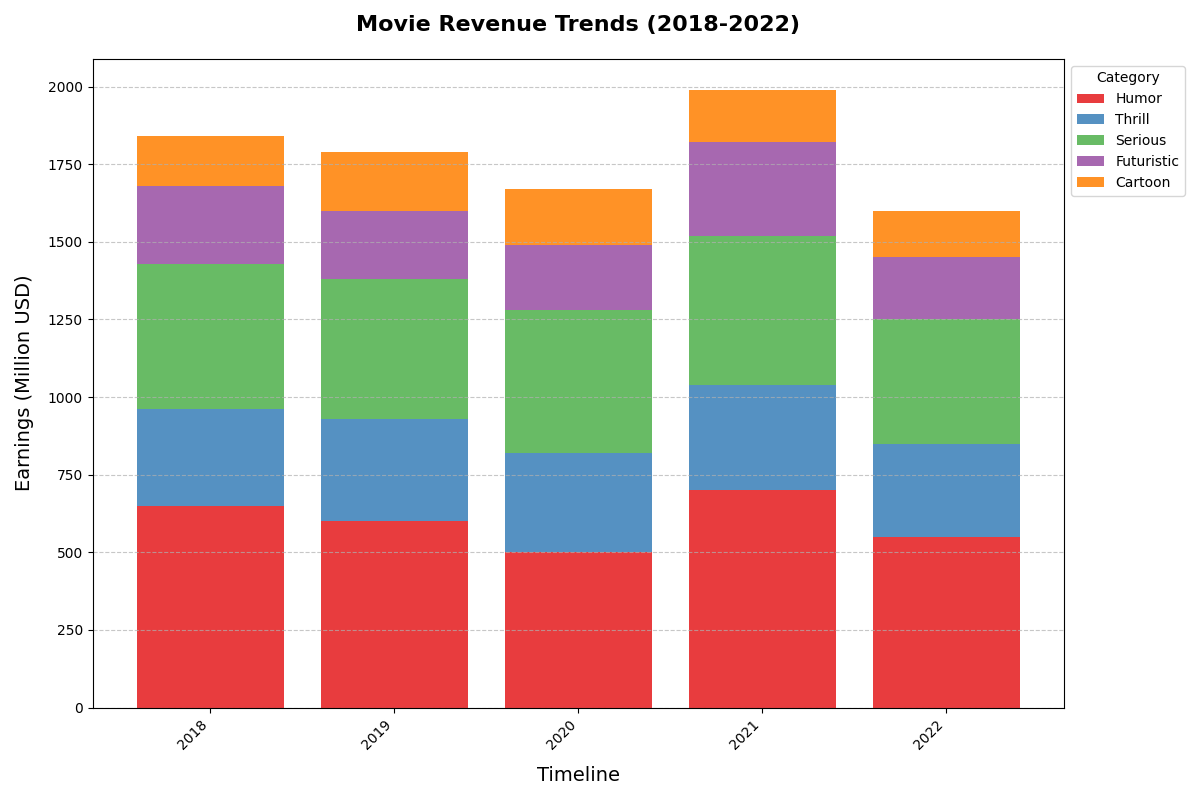

This chart was generated by the following Python code:
import matplotlib.pyplot as plt
import numpy as np

years = np.arange(2018, 2023)

# Random content alterations while keeping the dimensional structure intact
action = np.array([650, 600, 500, 700, 550])
comedy = np.array([310, 330, 320, 340, 300])
drama = np.array([470, 450, 460, 480, 400])
sci_fi = np.array([250, 220, 210, 300, 200])
animation = np.array([160, 190, 180, 170, 150])

new_colors = ['#e41a1c', '#377eb8', '#4daf4a', '#984ea3', '#ff7f00']

fig, ax = plt.subplots(figsize=(12, 8))

bottom_values = np.zeros(len(years))

for genre_data, color, label in zip(
    [action, comedy, drama, sci_fi, animation],
    new_colors,
    ['Humor', 'Thrill', 'Serious', 'Futuristic', 'Cartoon']
):
    ax.bar(years, genre_data, bottom=bottom_values, label=label, color=color, alpha=0.85)
    bottom_values += genre_data

ax.set_title('Movie Revenue Trends (2018-2022)', fontsize=16, fontweight='bold', pad=20)
ax.set_xlabel('Timeline', fontsize=14, labelpad=10)
ax.set_ylabel('Earnings (Million USD)', fontsize=14, labelpad=10)

ax.set_xticks(years)
ax.set_xticklabels(years, rotation=45, ha='right')

ax.legend(title='Category', loc='upper left', bbox_to_anchor=(1, 1), fontsize=10)

ax.grid(axis='y', linestyle='--', alpha=0.7)

plt.tight_layout()

plt.show()
